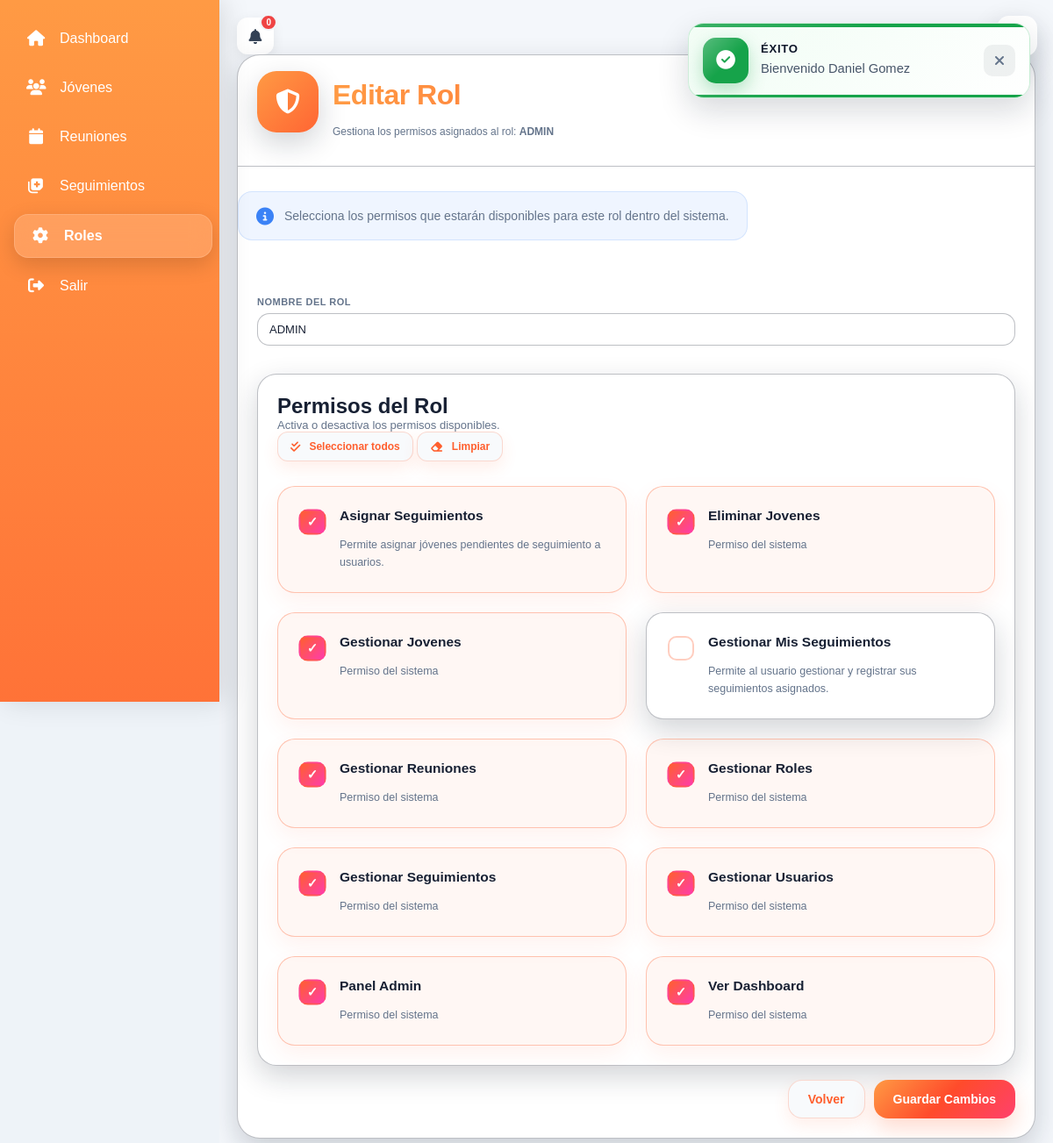
/views/roles/editar.php?id=1 (signed in), run on the app's committed database.
### tables this page shows
CREATE TABLE `roles` (
  `id` int(11) NOT NULL,
  `nombre` varchar(50) DEFAULT NULL,
  `descripcion` text DEFAULT NULL
);

CREATE TABLE `permisos` (
  `id` int(11) NOT NULL,
  `nombre` varchar(100) DEFAULT NULL,
  `descripcion` text DEFAULT NULL
);

### views/roles/editar.php (the view, shortened to what this page needs)
<?php
require_once __DIR__ . "/../../config/conexion.php";
$rol_id = (int)($_GET["id"] ?? 0);
$stmt = $pdo->prepare("
    SELECT
        id,
        nombre
    FROM roles
    WHERE id = :id
");
$stmt->execute([
    "id" => $rol_id
]);
$rol = $stmt->fetch(PDO::FETCH_ASSOC);
$stmt = $pdo->prepare("
    SELECT
        id,
        nombre,
        descripcion
    FROM permisos
    ORDER BY nombre ASC
");
$stmt->execute();
$permisos = $stmt->fetchAll(PDO::FETCH_ASSOC);
require_once __DIR__ . "/../../includes/header.php";
?>
<div class="form-card">
    <div class="form-header">
        <div class="form-header-icon">
            <i class="fa-solid fa-shield-halved"></i>
        </div>
        <div class="form-header-content">
            <h1 class="form-title">
                Editar Rol
            </h1>
           <p class="form-subtitle">
    Gestiona los permisos asignados al rol:
    <strong>
        <?= htmlspecialchars(
            ucwords(
                str_replace(
                    '_',
                    ' ',
                    $rol['nombre']
                )
            )
        ) ?>
    </strong>
</p>
        </div>
    </div>
    <div class="form-info">
        <i class="fa-solid fa-circle-info"></i>
        Selecciona los permisos que estarán disponibles para este rol dentro del sistema.
    </div>
<form
    action="<?= BASE_URL ?>/controllers/rolController.php"
    method="POST"
    class="form"
>
        <div class="form-grid">
            <div class="form-group form-group-full">
                <label class="form-label">
                    Nombre del Rol
                </label>
             <input
    type="text"
    class="form-input"
    value="<?= htmlspecialchars($rol["nombre"]) ?>"
    disabled
>
            </div>
        </div>
        <div class="page-section">
            <div class="section-header">
                <div>
                    <h2 class="section-title">
                        Permisos del Rol
                    </h2>
                    <p class="section-subtitle">
                        Activa o desactiva los permisos disponibles.
                    </p>
                </div>
            </div>
            <div class="permissions-toolbar">
                <button
                    type="button"
                    id="seleccionarTodos"
                    class="btn btn-secondary btn-sm"
                >
                    <i class="fa-solid fa-check-double"></i>
                    Seleccionar todos
                </button>
                <button
                    type="button"
                    id="limpiarTodos"
                    class="btn btn-back btn-sm"
                >
                    <i class="fa-solid fa-eraser"></i>
                    Limpiar
                </button>
            </div>
            <?php if(empty($permisos)): ?>
                <div class="empty-state">
                    No existen permisos registrados.
                </div>
            <?php else: ?>
                <div class="permissions-grid">
                    <?php foreach($permisos as $permiso): ?>
                        <label
                            class="permission-card"
                            for="permiso_<?= (int)$permiso["id"] ?>"
                        >
                            <span class="checkmark"></span>
                            <div class="permission-content">
                                <strong>
                                    <?= htmlspecialchars(
                                        ucwords(
                                            str_replace(
                                                '_',
                                                ' ',
                                                $permiso["nombre"]
                                            )
                                        )
                                    ) ?>
                                </strong>
                                <?php if(!empty($permiso["descripcion"])): ?>
                                    <small>
                                        <?= htmlspecialchars(
                                            $permiso["descripcion"]
                                        ) ?>
                                    </small>
                                <?php else: ?>
                                    <small>
                                        Permiso del sistema.
                                    </small>
                                <?php endif; ?>
                            </div>
                        </label>
                    <?php endforeach; ?>
                </div>
            <?php endif; ?>
        </div>
        <div class="form-actions">
            <a
                href="index.php"
                class="btn btn-back"
            >
                Volver
            </a>
       <button
    type="submit"
    class="btn btn-primary"
>
    Guardar Cambios
</button>
        </div>
    </form>
</div>
<?php require_once __DIR__ . "/../../includes/footer.php"; ?>

### data on the page
roles: nombre "ADMIN"
permisos: nombre "Asignar Seguimientos", descripcion "Permite asignar jóvenes pendientes de seguimiento a usuarios."
permisos: nombre "Eliminar Jovenes", descripcion "Permiso del sistema"
permisos: nombre "Gestionar Jovenes", descripcion "Permiso del sistema"
permisos: nombre "Gestionar Mis Seguimientos", descripcion "Permite al usuario gestionar y registrar sus seguimientos asignados."
permisos: nombre "Gestionar Reuniones", descripcion "Permiso del sistema"
permisos: nombre "Gestionar Roles", descripcion "Permiso del sistema"
permisos: nombre "Gestionar Seguimientos", descripcion "Permiso del sistema"
permisos: nombre "Gestionar Usuarios", descripcion "Permiso del sistema"
permisos: nombre "Panel Admin", descripcion "Permiso del sistema"
permisos: nombre "Ver Dashboard", descripcion "Permiso del sistema"

### other printed values
$totalNotificaciones "0"
$mensaje "Bienvenido Daniel Gomez"
